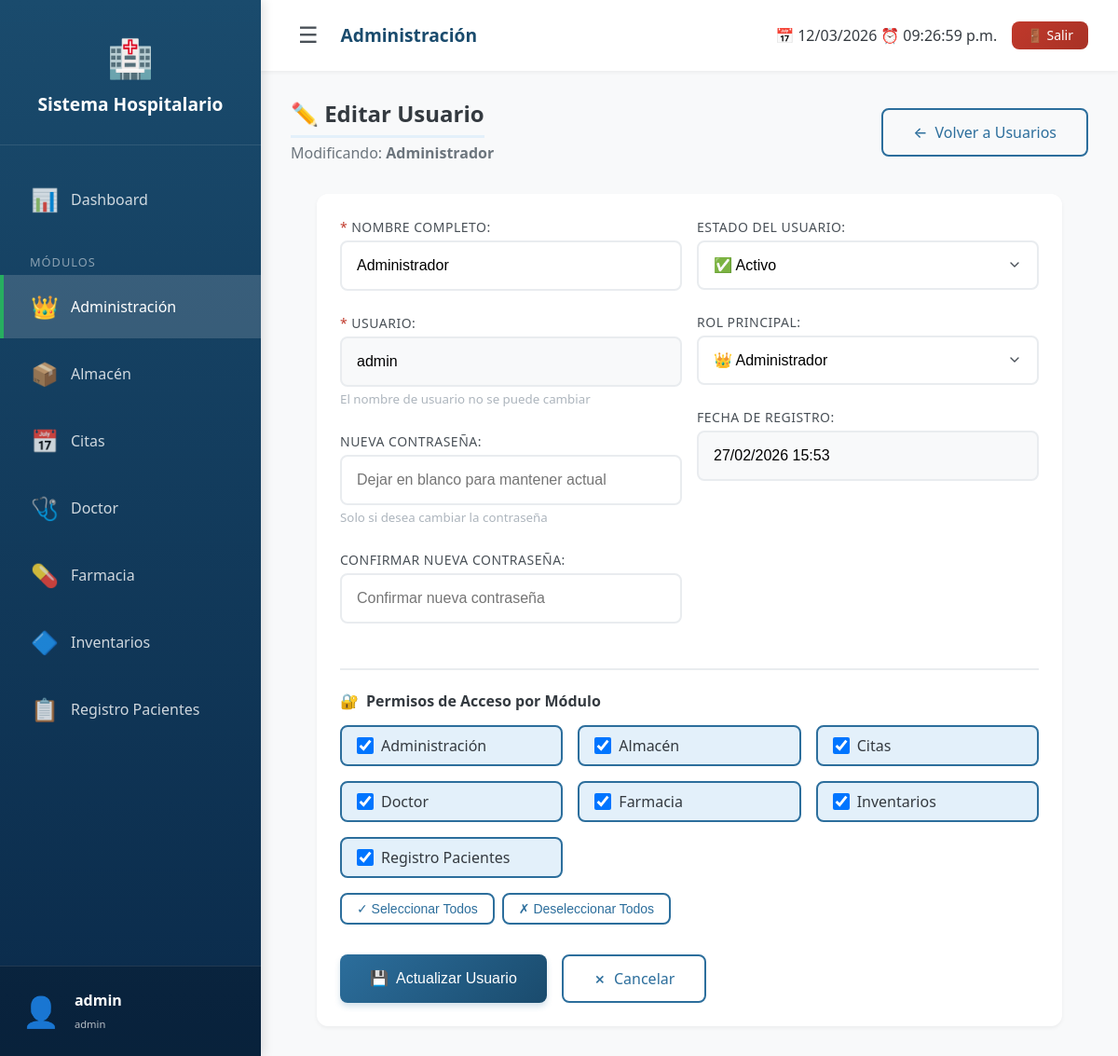
Screenshot of /Hospital/modules/admin/editar_usuario.php?id=2 (signed in) with the database file from the repository.
### tables this page shows
CREATE TABLE `modulos` (
  `id` int(11) NOT NULL,
  `nombre` varchar(50) DEFAULT NULL,
  `ruta` varchar(100) DEFAULT NULL
);

CREATE TABLE `usuarios` (
  `id` int(11) NOT NULL,
  `nombre` varchar(100) DEFAULT NULL,
  `usuario` varchar(50) DEFAULT NULL,
  `password` varchar(255) DEFAULT NULL,
  `rol` enum('doctor','farmacia','admin','registro') DEFAULT NULL,
  `activo` tinyint(4) DEFAULT 1,
  `fecha_registro` timestamp NOT NULL DEFAULT current_timestamp()
);

### Hospital/modules/admin/editar_usuario.php (the view, shortened to what this page needs)
<?php
require_once '../../config/db.php';
require_once '../../includes/header.php';
$id_usuario = $_GET['id'];
$stmt = $pdo->prepare("SELECT * FROM usuarios WHERE id = ?");
$stmt->execute([$id_usuario]);
$usuario = $stmt->fetch();
$stmt = $pdo->prepare("SELECT modulo_id FROM usuario_modulos WHERE usuario_id = ?");
$stmt->execute([$id_usuario]);
$modulos_usuario = $stmt->fetchAll(PDO::FETCH_COLUMN);
$modulos = $pdo->query("SELECT * FROM modulos ORDER BY nombre")->fetchAll();
?>
<div class="fade-in">
    <div style="display: flex; justify-content: space-between; align-items: center; margin-bottom: var(--spacing-xl);">
        <div>
            <h1 style="margin-bottom: var(--spacing-xs);">✏️ Editar Usuario</h1>
            <p style="color: var(--gray-600);">Modificando: <strong><?= htmlspecialchars($usuario['nombre']) ?></strong></p>
        </div>
        <a href="usuarios.php" class="btn btn-outline">
            <span>←</span> Volver a Usuarios
        </a>
    </div>
    <div class="card" style="background: white; max-width: 800px; margin: 0 auto;">
        <form method="POST" action="actualizar_usuario.php" id="formEditarUsuario">
            <div class="form-row">
                <div>
                    <div class="form-group">
                        <label class="required">Nombre Completo</label>
                        <input
                            type="text"
                            name="nombre"
                            class="form-control"
                            required
                            value="<?= htmlspecialchars($usuario['nombre']) ?>"
                            autocomplete="off"
                        >
                    </div>
                    <div class="form-group">
                        <label class="required">Usuario</label>
                        <input
                            type="text"
                            name="usuario"
                            class="form-control"
                            required
                            value="<?= htmlspecialchars($usuario['usuario']) ?>"
                            autocomplete="off"
                            readonly
                            style="background: var(--gray-100); cursor: not-allowed;"
                        >
                        <small style="color: var(--gray-500);">El nombre de usuario no se puede cambiar</small>
                    </div>
                    <div class="form-group">
                        <label>Nueva Contraseña</label>
                        <input
                            type="password"
                            name="password"
                            class="form-control"
                            placeholder="Dejar en blanco para mantener actual"
                            id="password"
                        >
                        <small style="color: var(--gray-500);">Solo si desea cambiar la contraseña</small>
                    </div>
                    <div class="form-group">
                        <label>Confirmar Nueva Contraseña</label>
                        <input
                            type="password"
                            name="confirm_password"
                            class="form-control"
                            placeholder="Confirmar nueva contraseña"
                            id="confirm_password"
                        >
                    </div>
                </div>
                <div>
                    <div class="form-group">
                        <label>Estado del Usuario</label>
                        <select name="activo" class="form-control">
                            <option value="1" <?= $usuario['activo'] ? 'selected' : '' ?>>✅ Activo</option>
                        </select>
                    </div>
                    <div class="form-group">
                        <label>Rol Principal</label>
                        <select name="rol" class="form-control">
                            <option value="admin" <?= $usuario['rol'] == 'admin' ? 'selected' : '' ?>>👑 Administrador</option>
                        </select>
                    </div>
                    <div class="form-group">
                        <label>Fecha de Registro</label>
                        <input
                            type="text"
                            class="form-control"
                            value="<?= date('d/m/Y H:i', strtotime($usuario['fecha_registro'] ?? 'now')) ?>"
                            readonly
                            style="background: var(--gray-100);"
                        >
                    </div>
                </div>
            </div>
            <div style="margin-top: var(--spacing-lg); border-top: 2px solid var(--gray-200); padding-top: var(--spacing-lg);">
                <h4 style="display: flex; align-items: center; gap: var(--spacing-sm); margin-bottom: var(--spacing-md);">
                    <span>🔐</span> Permisos de Acceso por Módulo
                </h4>
                <div style="display: grid; grid-template-columns: repeat(auto-fill, minmax(200px, 1fr)); gap: var(--spacing-md);">
                    <?php foreach ($modulos as $m): ?>
                        <label class="checkbox-card" style="
                            display: flex;
                            align-items: center;
                            gap: var(--spacing-sm);
                            padding: var(--spacing-sm) var(--spacing-md);
                            background: var(--gray-100);
                            border-radius: var(--radius-md);
                            cursor: pointer;
                            transition: all var(--transition-fast);
                            border: 2px solid transparent;
                            <?= in_array($m['id'], $modulos_usuario) ? 'background: var(--primary-soft); border-color: var(--primary);' : '' ?>
                        ">
                            <input
                                type="checkbox"
                                name="modulos[]"
                                value="<?= $m['id'] ?>"
                                style="width: 18px; height: 18px;"
                                <?= in_array($m['id'], $modulos_usuario) ? 'checked' : '' ?>
                            >
                            <span style="font-weight: 500;"><?= htmlspecialchars($m['nombre']) ?></span>
                        </label>
                    <?php endforeach; ?>
                </div>
                <div style="margin-top: var(--spacing-md); display: flex; gap: var(--spacing-sm);">
                    <button type="button" class="btn btn-sm btn-outline" onclick="checkAll()">✓ Seleccionar Todos</button>
                    <button type="button" class="btn btn-sm btn-outline" onclick="uncheckAll()">✗ Deseleccionar Todos</button>
                </div>
            </div>
            <div style="display: flex; gap: var(--spacing-md); margin-top: var(--spacing-xl);">
                <button type="submit" class="btn btn-primary" style="min-width: 200px;">
                    <span>💾</span> Actualizar Usuario
                </button>
                <a href="usuarios.php" class="btn btn-outline">
                    <span>✗</span> Cancelar
                </a>
            </div>
        </form>
    </div>
</div>
<?php require_once '../../includes/footer.php'; ?>

### Hospital/includes/header.php (shortened to what this page needs)
<?php
$menu_modulos = [];
if (isset($_SESSION['user_id'])) {
    require_once __DIR__ . '/../config/db.php';
    try {
        $stmt = $pdo->prepare("
            SELECT m.nombre, m.ruta,
                   CASE m.nombre
                       WHEN 'Administración' THEN '👑'
                       WHEN 'Almacén' THEN '📦'
                       WHEN 'Citas' THEN '📅'
                       WHEN 'Doctor' THEN '🩺'
                       WHEN 'Farmacia' THEN '💊'
                       WHEN 'Registro Pacientes' THEN '📋'
                       ELSE '🔷'
                   END as icono
            FROM usuario_modulos um
            JOIN modulos m ON um.modulo_id = m.id
            WHERE um.usuario_id = ?
            ORDER BY m.nombre
        ");
        $stmt->execute([$_SESSION['user_id']]);
        $menu_modulos = $stmt->fetchAll();
    } catch (PDOException $e) {
        error_log("Error al cargar módulos: " . $e->getMessage());
        $menu_modulos = [];
    }
}
?>
<!DOCTYPE html>
<html lang="es">
<head>
    <link rel="stylesheet" href="<?= BASE_URL ?>assets/css/estilos.css">
</head>
<body class="<?php echo (strpos($_SERVER['PHP_SELF'], '/modules/almacen/') !== false) ? 'modulo-almacen' : ''; ?>">
    <div class="app-wrapper">
        <aside class="sidebar" id="sidebar">
            <div class="sidebar-logo">
                <div class="logo-icon">🏥</div>
                <h2><?= SISTEMA_NOMBRE ?></h2>
            </div>
            <?php if (isset($_SESSION['user_id'])): ?>
                <ul class="nav-menu">
                    <li class="nav-item">
                        <a href="<?= BASE_URL ?>dashboard.php" class="nav-link <?= basename($_SERVER['PHP_SELF']) == 'dashboard.php' ? 'active' : '' ?>">
                            <span class="nav-icon">📊</span>
                            <span class="nav-text">Dashboard</span>
                        </a>
                    </li>
                    <li class="nav-item" style="margin-top: var(--spacing-lg);">
                        <div style="padding: 0 var(--spacing-lg); color: rgba(255,255,255,0.5); font-size: 0.8rem; text-transform: uppercase; letter-spacing: 1px;">
                            <span class="nav-text">Módulos</span>
                        </div>
                    </li>
                    <?php if (!empty($menu_modulos)): ?>
                        <?php foreach ($menu_modulos as $modulo): ?>
                            <li class="nav-item">
                                <a href="<?= BASE_URL ?>modules/<?= $modulo['ruta'] ?>/index.php"
                                   class="nav-link <?= strpos($_SERVER['PHP_SELF'], $modulo['ruta']) !== false ? 'active' : '' ?>">
                                    <span class="nav-icon"><?= $modulo['icono'] ?></span>
                                    <span class="nav-text"><?= $modulo['nombre'] ?></span>
                                </a>
                            </li>
                        <?php endforeach; ?>
                    <?php endif; ?>
                </ul>
                <div class="user-info-sidebar">
                    <div class="user-name">
                        <span class="user-avatar">👤</span>
                        <span class="nav-text">
                            <strong><?= htmlspecialchars($_SESSION['usuario'] ?? 'Usuario') ?></strong>
                            <br>
                            <small style="font-size: 0.7rem; opacity: 0.7;"><?= $_SESSION['rol'] ?? '' ?></small>
                        </span>
                    </div>
                </div>
            <?php endif; ?>
        </aside>
        <main class="main-content" id="mainContent">
            <header class="main-header">
                <div style="display: flex; align-items: center; gap: var(--spacing-md);">
                    <button class="sidebar-toggle" id="sidebarToggle" title="Toggle sidebar">
                        ☰
                    </button>
                    <h2 style="margin: 0; font-size: 1.2rem;">
                        <?php
                        $pagina = basename($_SERVER['PHP_SELF']);
                        $modulo = basename(dirname($_SERVER['PHP_SELF']));
                        if ($pagina == 'dashboard.php') {
                            echo 'Panel Principal';
                        } elseif ($modulo == 'admin') {
                            echo 'Administración';
                        } elseif ($modulo == 'almacen') {
                            echo 'Módulo de Almacén';
                        } elseif ($modulo == 'farmacia') {
                            echo 'Módulo de Farmacia';
                        } else {
                            echo ucfirst(str_replace('.php', '', $pagina));
                        }
                        ?>
                    </h2>
                </div>
                <?php if (isset($_SESSION['user_id'])): ?>
                    <div style="display: flex; align-items: center; gap: var(--spacing-md);">
                        <span style="display: flex; align-items: center; gap: var(--spacing-xs);">
                            <span>📅</span>
                            <span id="fechaActual"><?= date('d/m/Y') ?></span>
                            <span>⏰</span>
                            <span id="horaActual"></span>
                        </span>
                        <a href="<?= BASE_URL ?>logout.php" class="btn btn-sm btn-danger" onclick="return confirm('¿Cerrar sesión?')">
                            🚪 Salir
                        </a>
                    </div>
                <?php endif; ?>
            </header>
            <div style="flex: 1; padding: var(--spacing-xl);">

### Hospital/includes/header.php (style rules this page uses)
:root { --sidebar-width: 280px; --sidebar-collapsed-width: 80px; }
body { margin: 0; padding: 0; overflow-x: hidden; background: var(--gray-100); }
.app-wrapper { display: flex; min-height: 100vh; }
.sidebar { width: var(--sidebar-width); background: linear-gradient(180deg, var(--primary-dark) 0%, #0a2a4a 100%); color: white; transition: width 0.3s ease; position: fixed; left: 0; top: 0; bottom: 0; z-index: 1000; box-shadow: 4px 0 10px rgba(0,0,0,0.1); overflow-y: auto; overflow-x: hidden; }
.main-content { flex: 1; margin-left: var(--sidebar-width); transition: margin-left 0.3s ease; min-height: 100vh; display: flex; flex-direction: column; }
.main-header { background: white; padding: var(--spacing-md) var(--spacing-xl); box-shadow: var(--shadow-sm); display: flex; justify-content: space-between; align-items: center; position: sticky; top: 0; z-index: 100; }
.sidebar-toggle { background: none; border: none; color: var(--gray-700); font-size: 1.5rem; cursor: pointer; padding: var(--spacing-sm); border-radius: var(--radius-md); display: flex; align-items: center; justify-content: center; transition: background 0.2s ease; }
.sidebar-logo { padding: var(--spacing-xl) var(--spacing-lg); text-align: center; border-bottom: 1px solid rgba(255,255,255,0.1); margin-bottom: var(--spacing-lg); }
.sidebar-logo h2 { color: white; margin: 0; font-size: 1.2rem; white-space: nowrap; }
.sidebar-logo .logo-icon { font-size: 2.5rem; margin-bottom: var(--spacing-sm); }
.nav-menu { list-style: none; padding: 0; margin: 0; }
.nav-item { margin: var(--spacing-xs) 0; }
.nav-link { display: flex; align-items: center; padding: var(--spacing-md) var(--spacing-lg); color: rgba(255,255,255,0.8); text-decoration: none; transition: all 0.2s ease; border-left: 4px solid transparent; white-space: nowrap; }
.nav-link.active { background: rgba(255,255,255,0.15); color: white; border-left-color: var(--success); }
.nav-icon { font-size: 1.5rem; min-width: 40px; text-align: center; }
.nav-text { margin-left: var(--spacing-sm); opacity: 1; transition: opacity 0.2s ease; }
.user-info-sidebar { position: absolute; bottom: 0; left: 0; right: 0; padding: var(--spacing-lg); background: rgba(0,0,0,0.2); border-top: 1px solid rgba(255,255,255,0.1); }
.user-info-sidebar .user-name { display: flex; align-items: center; gap: var(--spacing-sm); color: white; white-space: nowrap; }
.user-info-sidebar .user-avatar { font-size: 2rem; }

### rows the page displays
modulos: icono "👑", nombre "Administración", id "☑"
modulos: icono "📦", nombre "Almacén", id "☑"
modulos: icono "📅", nombre "Citas", id "☑"
modulos: icono "🩺", nombre "Doctor", id "☑"
modulos: icono "💊", nombre "Farmacia", id "☑"
modulos: icono "🔷", nombre "Inventarios", id "☑"
modulos: icono "📋", nombre "Registro Pacientes", id "☑"
usuarios: nombre "Administrador", usuario "admin", activo "✅ Activo", rol "👑 Administrador", fecha_registro "27/02/2026 15:53"

### other values shown
SISTEMA_NOMBRE "Sistema Hospitalario"
$_SESSION['usuario'] "admin"
$_SESSION['rol'] "admin"
